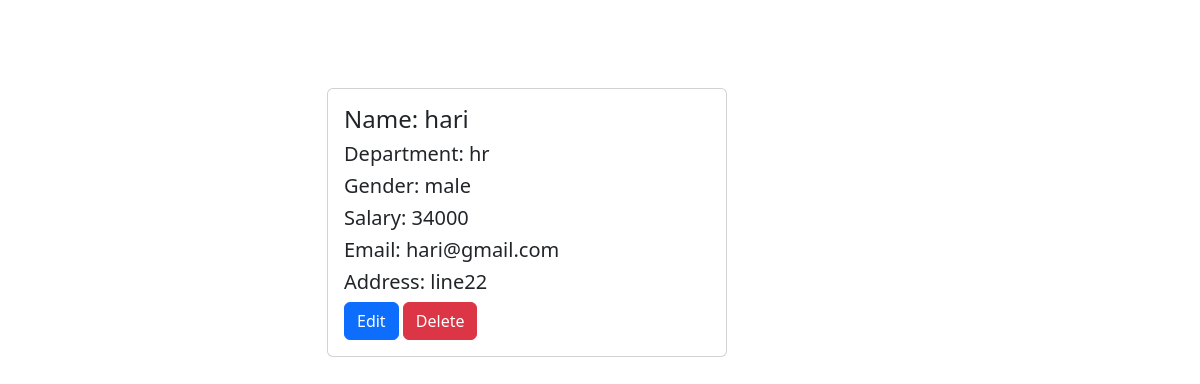
The app's page /employee/2/ with its own data.
### crm/models.py (models this page shows, shortened)
class Employee(models.Model):
    name=models.CharField(max_length=200)
    department=models.CharField(max_length=200)
    options=(
        ("male","male"),
        ("female","female")
    )
    gender=models.CharField(max_length=200,choices=options)
    salary=models.PositiveIntegerField()
    email=models.EmailField(null=True)
    profile_pic=models.ImageField(upload_to="images",null=True,blank=True)
    address=models.CharField(max_length=200)

### crm/views.py (the view)
# urls.py: path('<int:pk>/',views.EmployeeDetailView.as_view(),name='emp-detail'),
class EmployeeDetailView(View):
    def get(self,request,*args, **kwargs):
        id=kwargs.get("pk")
        qs=Employee.objects.get(id=id)
        return render(request,'emp-detail.html',{"employee":qs})

### crm/templates/emp-detail.html (shortened to what this page needs)
{% extends 'base.html' %}
{% block content %}
<div class="container">
    <div class="row">
        <h1 class="text-center text-white mt-4 mb-3">Employee Add page</h1>
        <div class="col-3"></div>
        <div class="col-6">
            <div class="card" style="width: 25rem;">
                <div class="card-body">
                  <h4 class="card-title">Name: {{employee.name}}</h4>
                  <h5 class="card-text">Department: {{employee.department}}</h5>
                  <h5 class="card-text">Gender: {{employee.gender}}</h5>
                  <h5 class="card-text">Salary: {{employee.salary}}</h5>
                  <h5 class="card-text">Email: {{employee.email}}</h5>
                  <h5 class="card-text">Address: {{employee.address}}</h5>
                  <a class="btn btn-primary" href="{%url 'emp-edit' employee.id%}">Edit</a>
                  <a class="btn btn-danger" href="{%url 'emp-delete' employee.id%}">Delete</a>
                </div>
              </div>
        </div>
        <div class="col-3"></div>
    </div>
</div>
{% endblock content %}

### records on screen
Employee: name "hari", department "hr", gender "male", salary "34000", email "hari@gmail.com", address "line22"
